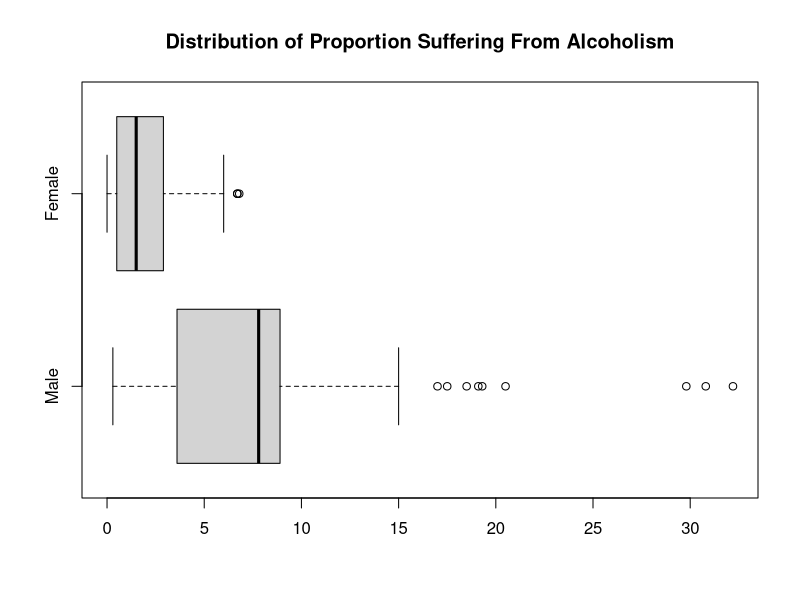
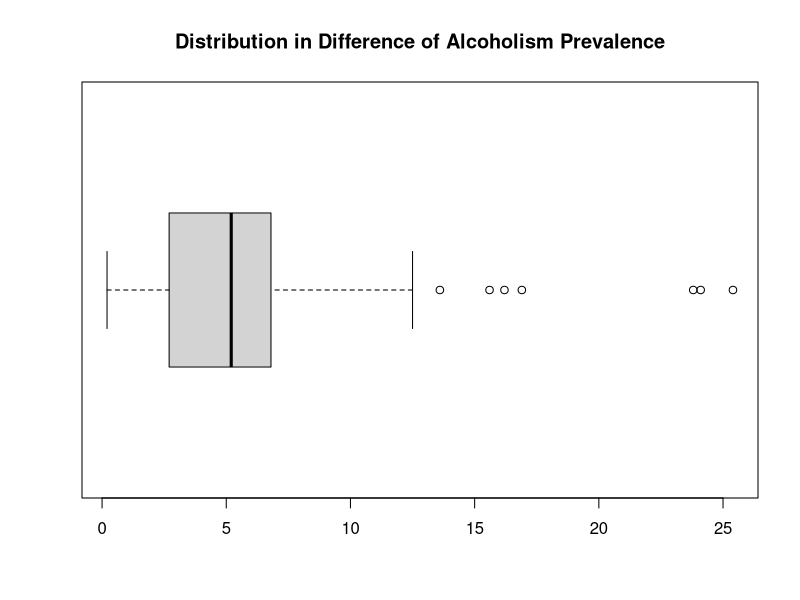
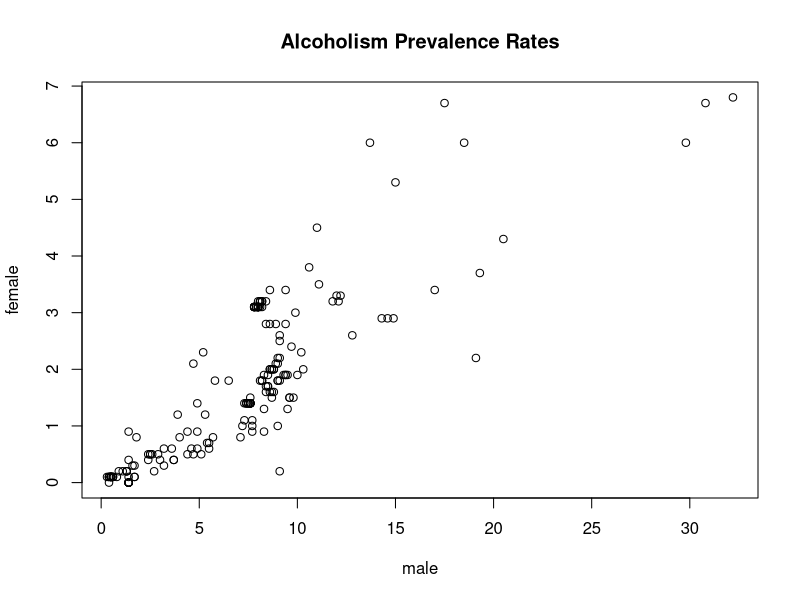
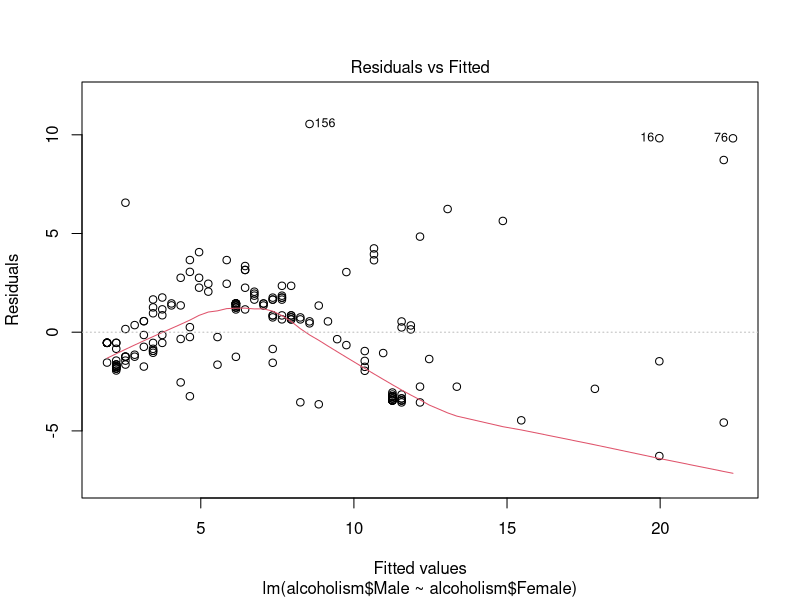
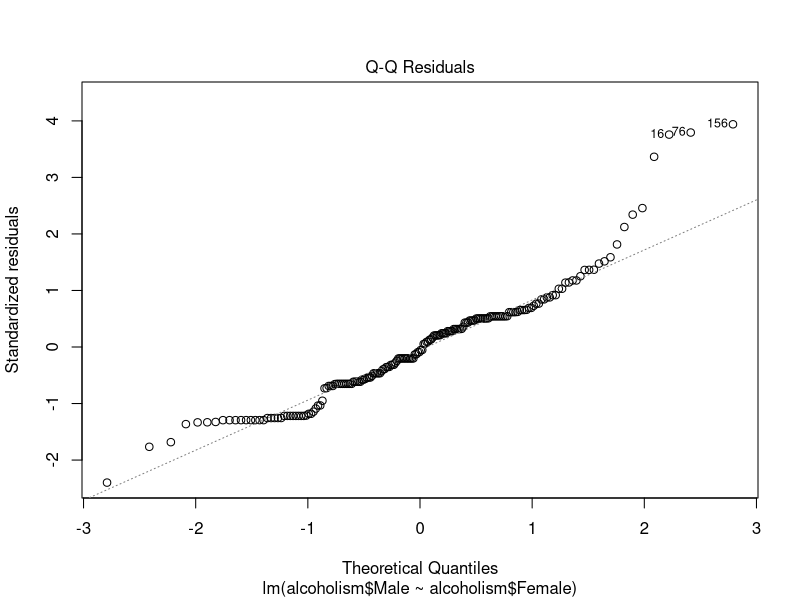
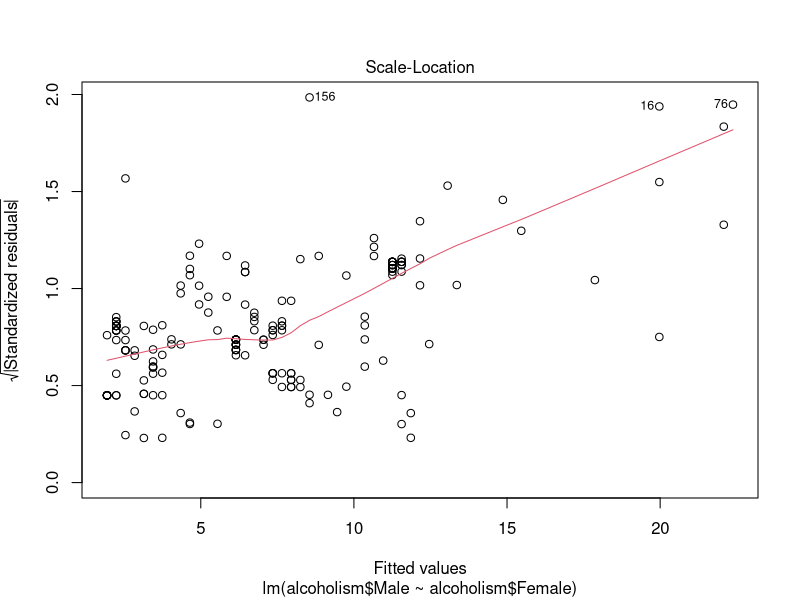
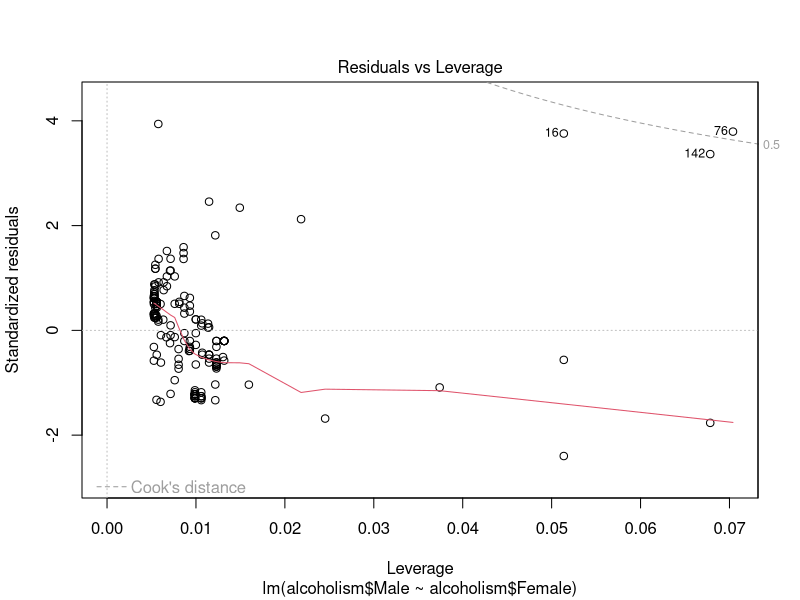

Source code (R) for these figures, in order: (Note: this script raises an error after producing the figures.)
## ---- chunk 1
knitr::opts_chunk$set(echo = TRUE)
## ---- chunk 2
alcoholism <- read.csv("data.csv", header = F, row.names = 1)
colnames(alcoholism) <- as.character(unlist(alcoholism[2,]))
alcoholism <- alcoholism[c(-1,-2),]
alcoholism$Male <- gsub("\\[.{1,}", "", alcoholism$Male)
alcoholism$Female <- gsub("\\[.{1,}", "", alcoholism$Female)
alcoholism$`Both sexes` <- gsub("\\[.{1,}", "",alcoholism$`Both sexes`)
alcoholism$Male <- as.numeric(alcoholism$Male)
alcoholism$Female <- as.numeric(alcoholism$Female)
alcoholism$`Both sexes` <- as.numeric(alcoholism$`Both sexes`)

head(alcoholism)
## ---- chunk 3
summary(alcoholism)
## ---- chunk 4
boxplot.default(alcoholism[c(-1, -2)], main = "Distribution of Proportion Suffering From Alcoholism", horizontal = T)

## ---- chunk 5
difference <- alcoholism$Male - alcoholism$Female
summary(difference)

boxplot(difference, horizontal = TRUE, main = "Distribution in Difference of Alcoholism Prevalence")
## ---- chunk 6
shapiro.test(difference)
## ---- chunk 7
wilcox.test(difference, alternative = "greater", conf.int = T)
## ---- chunk 8
plot(alcoholism$Male, alcoholism$Female, xlab = "male", ylab = "female", main = "Alcoholism Prevalence Rates")
## ---- chunk 9
men.women.lm <- lm(alcoholism$Male ~ alcoholism$Female)
summary(men.women.lm)
plot(men.women.lm)

## ---- chunk 10
alcohol <- read.csv("purealcohol.csv", header = F, row.names = 1)
colnames(alcohol) <-  as.character(unlist(alcohol[2,]))
alcohol <- alcohol[c(-1, -2),]

# Formatting
alcohol$Spirits <- gsub("No data", "", alcohol$Spirits)
alcohol$Spirits <- as.numeric(alcohol$Spirits)
alcohol$Wine <- gsub("No data", "", alcohol$Wine)
alcohol$Wine <- as.numeric(alcohol$Wine)
alcohol$Beer <- gsub("No data", "", alcohol$Beer)
alcohol$Beer <- as.numeric(alcohol$Beer)

countries <- read.csv("data.csv",header = FALSE)
countries <- countries$V1
countries <- countries[c(-1,-2)]

countries2 <- c(countries, countries)
spirits<- c(alcohol$Spirits, alcohol$Spirits)
wine <- c(alcohol$Wine, alcohol$Wine)
beer <- c(alcohol$Beer, alcohol$Beer)
responses <- c(alcoholism$Male, alcoholism$Female)
factors <- c(rep("M", length(alcoholism$Male)), rep("F", length(alcoholism$Female)))

gender <- data.frame(countries2, responses, wine,  factors)
colnames(gender) <- c("country", "response", "wine", "factor")
gender <- gender[,-1]

head(gender)
## ---- chunk 11
library(car)
scatterplot(gender$response ~ gender$wine + gender$factor,
            xlab = "Proportion of Alcohol Sold is Wine", 
            ylab = "Prevalence of Alcoholism", 
            main = "Alcoholism Prevalence and Wine Sales",
            legend = list(title = "Gender"))

## ---- chunk 12
wine.lm <- second <- lm(response ~ wine + factor, data = gender)

summary(wine.lm)

## ---- chunk 13
plot(wine.lm)
## ---- chunk 14
wine.lm$residuals
sum(wine.lm$residuals > 3)
sum(wine.lm$residuals < -3)
## ---- chunk 15
sort(wine.lm$residuals)
## ---- chunk 16
gender.removed <- gender[c(-76, -142, -16, -157, -58, -156, -127),]

influential.wine.lm <- lm(response ~ wine + factor, data = gender.removed)

summary(influential.wine.lm)
plot(influential.wine.lm)

## ---- chunk 17
r <- c('Eastern Mediterranean', 'Europe', 'Africa', 'Americas' , 'Western Pacific', 'South-East Asia' )

#Start at the letter M
regions <- c(r[1], r[2], r[3], r[2], r[3], r[4], r[4], r[2], r[5], r[2], r[2], r[4], r[1], r[6], r[4], r[2], r[2], r[4], r[3], r[6], r[4], r[2], r[3], r[4], r[5], r[2], r[3], r[3], r[3], r[3], r[5], r[3], r[4], r[3], r[3], r[4], r[5], r[4], r[3], r[3], r[5], r[4], r[2], r[4], r[2], r[2], r[6], r[3], r[2], r[1], r[4], r[4], r[4], r[1], r[4], r[3], r[3], r[2], r[3], r[5], r[2], r[2], r[3], r[3], r[2], r[2], r[3], r[2], r[4], r[4], r[3], r[3], r[4], r[4], r[4], r[2], r[2], r[6], r[6], r[1], r[1], r[2], r[2], r[2], r[4], r[5], r[1], r[2], r[3], r[5], r[1], r[2], r[5], r[2], r[1], r[3], r[3], r[1], r[2], r[2], r[3], r[3], r[5], r[6], r[3], r[2], r[5], r[3], r[3], r[4], r[5], r[2], r[5], r[2], r[1], r[3], r[6], r[3], r[5], r[6], r[2], r[5], r[4], r[3], r[3], r[5], r[2], r[1], r[1], r[5], r[4], r[5], r[4], r[4], r[5], r[2], r[2], r[1], r[5], r[2], r[2], r[2], r[3], r[4], r[4], r[4], r[5], r[2], r[3], r[1], r[3], r[2], r[3], r[3], r[5], r[2], r[2], r[5], r[1], r[3], r[2], r[6], r[1], r[4], r[3], r[2], r[2], r[1], r[2], r[6], r[2], r[6], r[3], r[5], r[4], r[1], r[2], r[2], r[5], r[3], r[2], r[1], r[2], r[3], r[4], r[4], r[2], r[5], r[4], r[5], r[1], r[3], r[3])

classified <- cbind.data.frame(alcoholism, regions)
print(classified[,c(-1, -2)])
